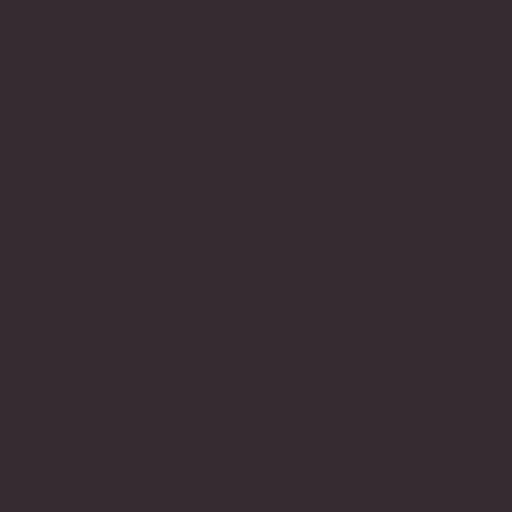
Frame 1 (no input)
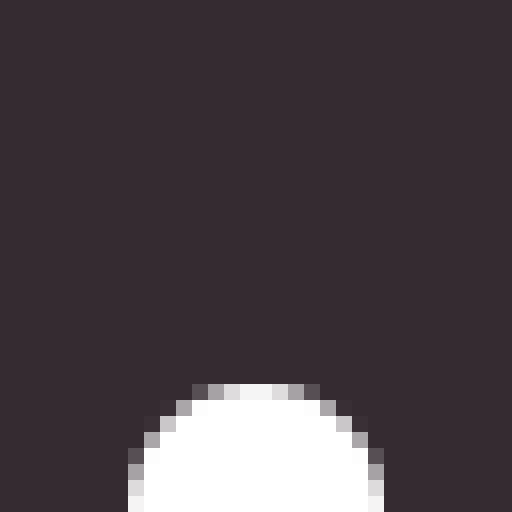
Frame 60 (the mouse pressed at the canvas centre just before this capture)
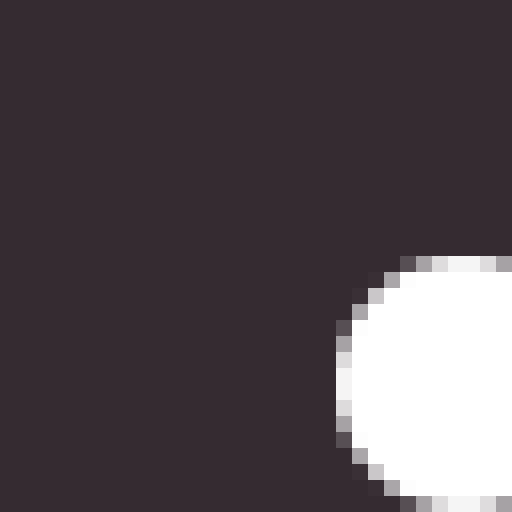
Frame 120 (the mouse held since frame 60 and released just before this capture)

The Processing sketch that drew these frames (run headless with seeded random() and noise(); from frame 60 on, the mouse is pressed at the canvas centre):

// Processing sketch: orbitals
// ── orbitals.pde
/* Orbitals */

PGraphics pix;

void setup() {
  size(512, 512);
  background(53, 43, 49);
  pix = createGraphics(width / 16, height / 16);
  
  pix.beginDraw();
  pix.background(53, 43, 49); 
  pix.smooth(0);
  pix.fill(255);
  pix.noStroke();
  pix.endDraw();
  
}

void draw() {
  int x = int(sin(frameCount / 60) * 16);
  int y = int(cos(frameCount / 60) * 16);
  PImage p = pix.get();
  image(nn(p, 16), 0, 0, width, height);
  pix.beginDraw();
  pix.background(53, 43, 49);  
  pix.ellipse(height / 32 + x, width / 32 + y, 16, 16);
  pix.endDraw();
}

PImage nn(PImage im, float sc) {  
  PImage o = createImage(int(sc * im.width), int(sc * im.height), RGB);
  im.loadPixels();
  o.loadPixels();
  for (int i = 0; i < o.width; i++) {
    for (int j = 0; j < o.height; j++) {
      int x = int(i / sc);
      int y = int(j / sc);
      color px = im.pixels[y * im.width + x];
      o.pixels[j * o.width + i] = px;
    }
  }
  o.updatePixels();
  return o;  
}
